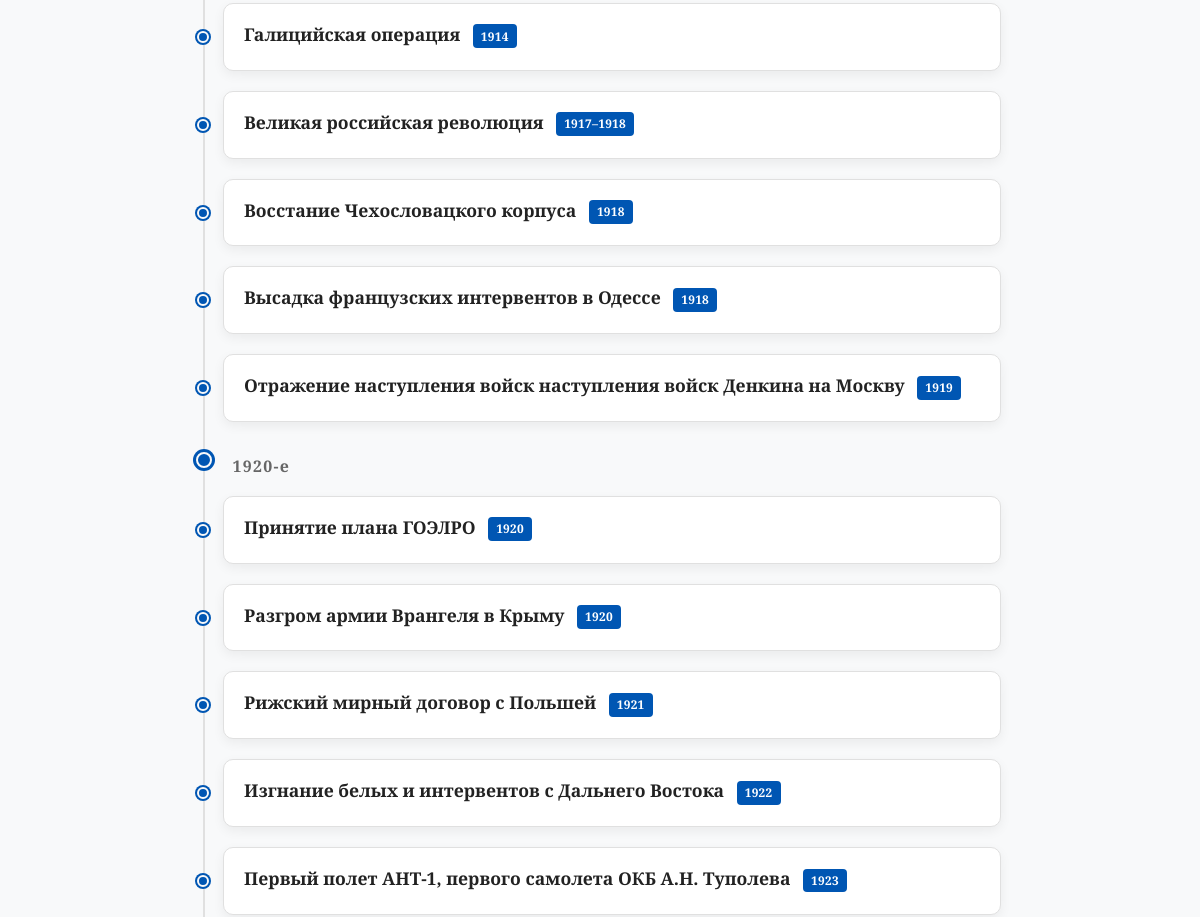
Before: /timeline (middle part) with the older database file.
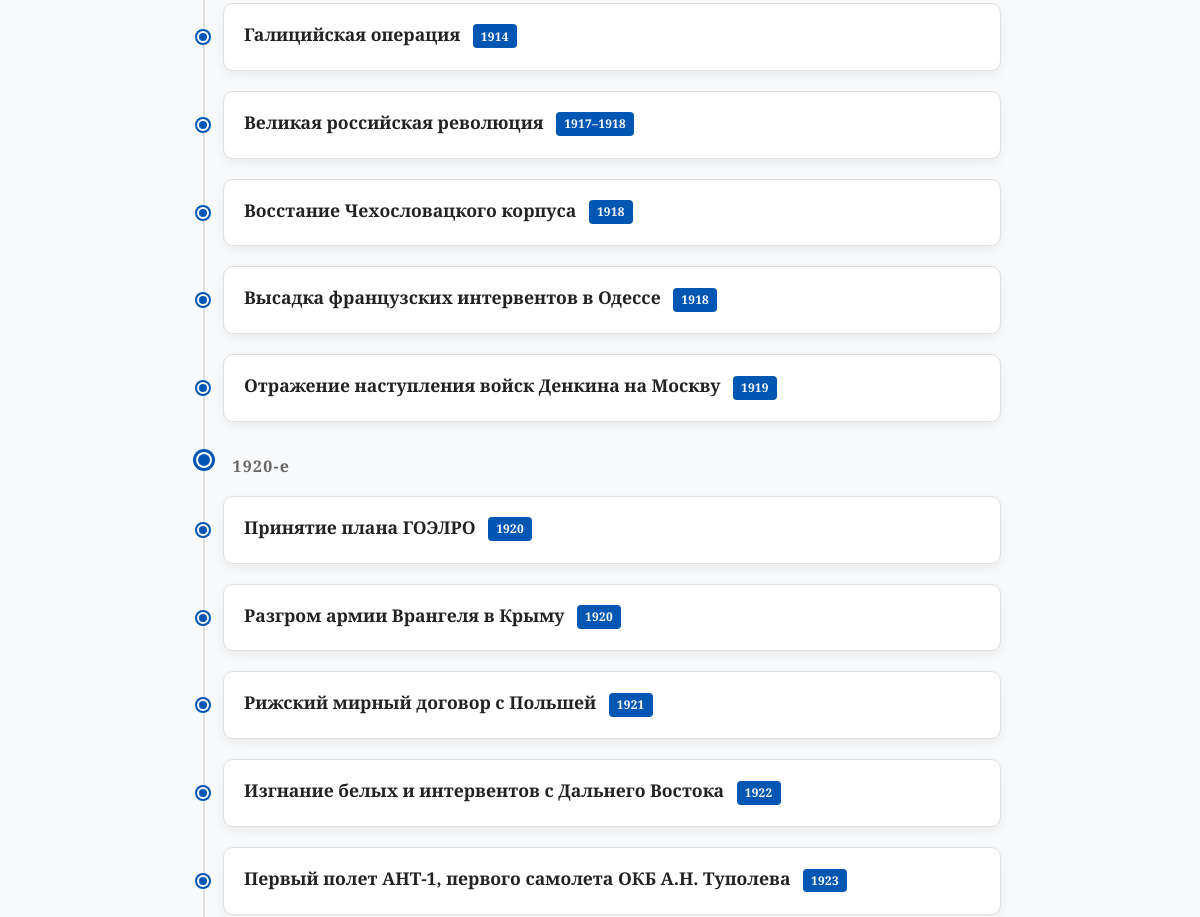
After: the same page with the newer database file.
### models/events.py (models this page shows)
class Event(Base):
    __tablename__ = "events"
    id = Column(Integer, primary_key=True, index=True, autoincrement=True)
    title = Column(String, nullable=True)
    description = Column(String, nullable=False)
    excel_id = Column(String, index=True)
    songs = relationship("Song", secondary=song_event, back_populates="events")
    year_start = Column(Integer, nullable=True)
    year_end = Column(Integer, nullable=True)

### app.py (the view)
@app.get("/timeline", response_class=HTMLResponse)
async def timeline(request: Request, db: Session = Depends(get_db)):
    events = db.query(Event).order_by(Event.year_start.asc()).all()
    return templates.TemplateResponse(request, "timeline.html", {"events": events})

### templates/timeline.html (shortened to what this page needs)
{% extends "base.html" %}
{% block content %}
<ul class="timeline" id="timeline">
{% set decade_tracker = namespace(current=none) %}
{% for e in events %}
  {% set decade = (e.year_start // 10) * 10 if e.year_start else none %}
  {% if decade and decade != decade_tracker.current %}
    {% set decade_tracker.current = decade %}
    <li class="timeline-decade">
      <div class="timeline-dot"></div>
      <div class="decade-label">{{ decade }}-е</div>
    </li>
  {% endif %}
<li class="timeline-item"
    data-text="{{ (e.title | lower) + ' ' + (e.songs | map(attribute='name') | join(' ') | lower) }}"
    data-detail="{{ e.description | default('Нет описания', true) }}">
  <div class="timeline-dot"></div>
  <a href="/event/{{ e.id }}" class="timeline-link">
    <div class="timeline-content">
      <h3>
        {{ e.title or (e.description | truncate(55, False, '…')) }}
        {% if e.year_start %}
          <span class="year-badge">
            {{ e.year_start }}{% if e.year_end and e.year_end != e.year_start %}–{{ e.year_end }}{% endif %}
          </span>
        {% endif %}
      </h3>
    </div>
  </a>
</li>
{% endfor %}
</ul>
{% endblock %}

### templates/base.html (shortened to what this page needs)
<!DOCTYPE html>
<html lang="ru">
<head>
  <link rel="stylesheet" href="/static/style.css">
</head>
<body>
    <main>
        {% block content %}{% endblock %}
    </main>
</body>
</html>

### static/style.css (style rules this page uses)
:root { --primary: #0056b3; --primary-hover: #003d82; --bg: #f8f9fa; --card-bg: #ffffff; --text: #222; --text-muted: #666; --border: #e0e0e0; --shadow: 0 4px 12px rgba(0,0,0,0.06); --shadow-hover: 0 8px 24px rgba(0,0,0,0.12); --radius: 10px; --transition: 0.2s ease; }
* { box-sizing: border-box; margin: 0; padding: 0; }
html, body { font-family: "Merriweather", serif; line-height: 1.6; color: var(--text); background: var(--bg); min-height: 100vh; display: flex; flex-direction: column; }
main { max-width: 850px; margin: 0 auto; padding: 2rem 1.5rem 4rem; flex: 1; width: 100%; }
.timeline { list-style: none; position: relative; padding-left: 1.5rem; }
.timeline::before { content: ""; position: absolute; left: 0.25rem; top: 0.5rem; bottom: 0.5rem; width: 2px; background: var(--border); }
.timeline-item { position: relative; margin-bottom: 1.25rem; cursor: pointer; transition: transform var(--transition), background var(--transition); }
.timeline-dot { position: absolute; left: -1.6rem; top: 50%; transform: translateY(-50%); width: 12px; height: 12px; background: var(--primary); border-radius: 50%; border: 2px solid var(--bg); box-shadow: 0 0 0 2px var(--primary); }
.timeline-content { background: var(--card-bg); padding: 1rem 1.25rem; border-radius: var(--radius); box-shadow: var(--shadow); transition: box-shadow var(--transition); border: 1px solid var(--border); }
.timeline-link { text-decoration: none; color: inherit; display: block; height: 100%; border-radius: var(--radius); }
.timeline-link h3 { font-size: 1.1rem; margin-bottom: 0.35rem; color: var(--text); transition: color var(--transition); }
.year-badge { display: inline-block; padding: 0.15rem 0.5rem; background: var(--primary); color: white; font-size: 0.75rem; font-weight: 600; border-radius: 4px; margin-left: 0.5rem; letter-spacing: 0.02em; vertical-align: middle; }
.timeline-decade { position: relative; margin: 2rem 0 1rem; padding-left: 0; }
.timeline-decade .decade-label { font-weight: 700; font-size: 1.0rem; color: var(--text-muted); letter-spacing: 0.08em; background: var(--bg); padding: 0 0.6rem; display: inline-block; position: relative; z-index: 2; }
.timeline-decade .timeline-dot { width: 16px; height: 16px; top: 0.35rem; box-shadow: 0 0 0 3px var(--primary); left: -1.71rem; }

Changed rows visible on the page:
changed Event: title "Отражение наступления войск наступления войск Денкина на Москву" → "Отражение наступления войск Денкина на Москву"
